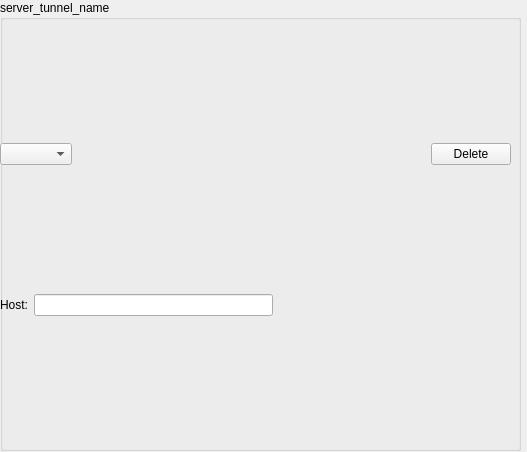
<?xml version="1.0" encoding="UTF-8"?>
<ui version="4.0">
 <class>Form</class>
 <widget class="QWidget" name="Form">
  <property name="geometry">
   <rect>
    <x>0</x>
    <y>0</y>
    <width>527</width>
    <height>452</height>
   </rect>
  </property>
  <property name="windowTitle">
   <string>Form</string>
  </property>
  <widget class="QWidget" name="gridLayoutWidget">
   <property name="geometry">
    <rect>
     <x>0</x>
     <y>0</y>
     <width>521</width>
     <height>451</height>
    </rect>
   </property>
   <layout class="QGridLayout" name="formGridLayout">
    <item row="0" column="0">
     <widget class="QGroupBox" name="serverTunnelNameGroupBox">
      <property name="title">
       <string>server_tunnel_name</string>
      </property>
      <widget class="QWidget" name="gridLayoutWidget_2">
       <property name="geometry">
        <rect>
         <x>0</x>
         <y>20</y>
         <width>511</width>
         <height>421</height>
        </rect>
       </property>
       <layout class="QGridLayout" name="tunnelGridLayout">
        <item row="0" column="0">
         <layout class="QHBoxLayout" name="headerHorizontalLayout">
          <item>
           <widget class="QComboBox" name="tunnelTypeComboBox"/>
          </item>
          <item>
           <spacer name="headerHorizontalSpacer">
            <property name="orientation">
             <enum>Qt::Horizontal</enum>
            </property>
            <property name="sizeHint" stdset="0">
             <size>
              <width>40</width>
              <height>20</height>
             </size>
            </property>
           </spacer>
          </item>
          <item>
           <widget class="QPushButton" name="deletePushButton">
            <property name="text">
             <string>Delete</string>
            </property>
           </widget>
          </item>
         </layout>
        </item>
        <item row="1" column="0">
         <layout class="QHBoxLayout" name="horizontalLayout_2">
          <item>
           <widget class="QLabel" name="hostLabel">
            <property name="text">
             <string>Host:</string>
            </property>
           </widget>
          </item>
          <item>
           <widget class="QLineEdit" name="hostLineEdit"/>
          </item>
          <item>
           <spacer name="hostHorizontalSpacer">
            <property name="orientation">
             <enum>Qt::Horizontal</enum>
            </property>
            <property name="sizeHint" stdset="0">
             <size>
              <width>40</width>
              <height>20</height>
             </size>
            </property>
           </spacer>
          </item>
         </layout>
        </item>
       </layout>
      </widget>
     </widget>
    </item>
   </layout>
  </widget>
 </widget>
 <resources/>
 <connections/>
</ui>
